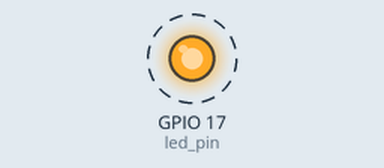
Recording of a program running on a simulated Raspberry Pi (BCM pin numbers). On the bench: output pins drawn as LEDs (lit = HIGH). Dashed ring = blinking. What the program prints to the terminal is not drawn.

Above: at 0.5 s.
Timing chart, 0 to 4.6 s (numbered marks = the images above):
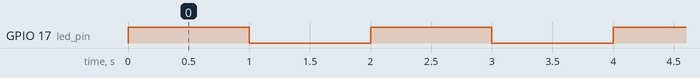

The program:

led.py
```python
import RPi.GPIO as GPIO
import time

# Set up GPIO using BCM numbering
GPIO.setmode(GPIO.BCM)

# Set up pin 17 as an output
led_pin = 17
GPIO.setup(led_pin, GPIO.OUT)

try:
    while True:
        # Turn the LED on
        GPIO.output(led_pin, GPIO.HIGH)
        print("LED on")
        time.sleep(1)  # Wait for 1 second

        # Turn the LED off
        GPIO.output(led_pin, GPIO.LOW)
        print("LED off")
        time.sleep(1)  # Wait for 1 second

except KeyboardInterrupt:
    # Clean up GPIO on CTRL+C exit
    GPIO.cleanup()
```

Measured:
- by itself, GPIO 17 (led_pin): alternates HIGH for 1.0 s and LOW for 1.0 s
